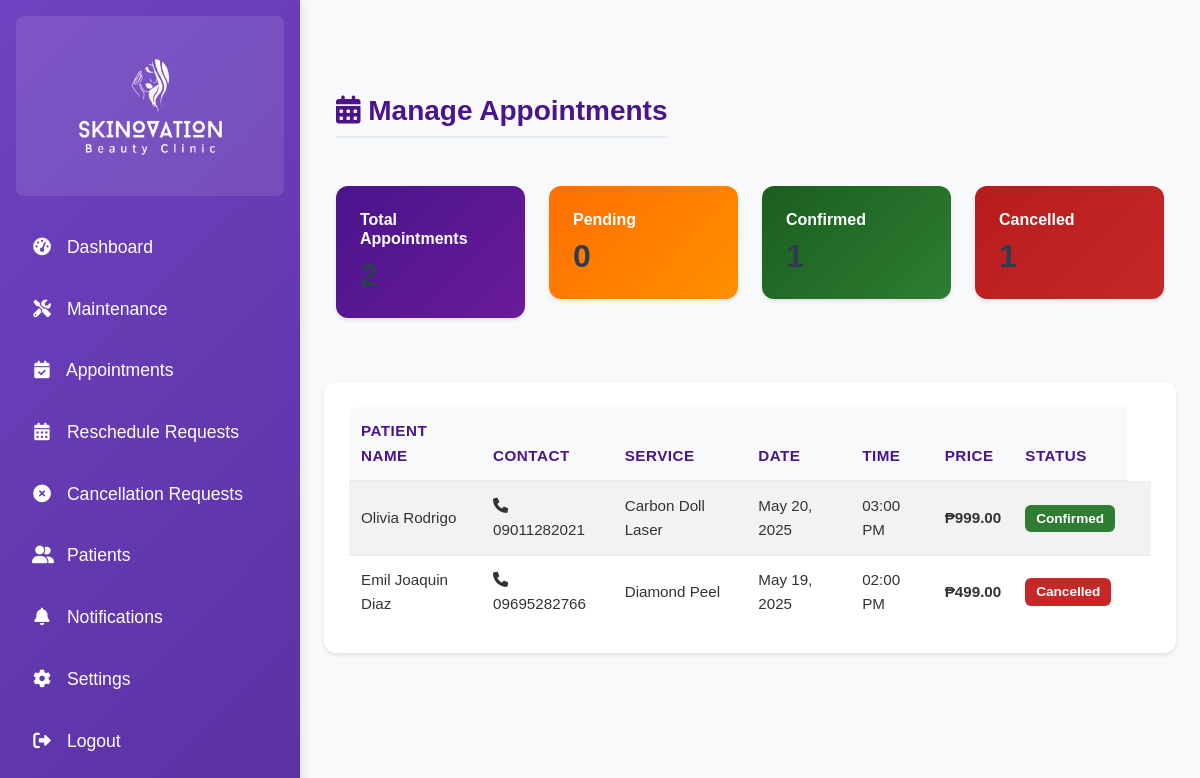
The app's page /admin/appointments.php (signed in) with its own data.
### tables this page shows
CREATE TABLE `appointments` (
  `appointment_id` int NOT NULL,
  `patient_id` int NOT NULL,
  `service_id` int NOT NULL,
  `attendant_id` int NOT NULL,
  `appointment_date` date NOT NULL,
  `appointment_time` time NOT NULL,
  `status` enum('pending','confirmed','completed','cancelled') DEFAULT 'pending',
  `created_at` datetime DEFAULT CURRENT_TIMESTAMP,
  `updated_at` datetime DEFAULT CURRENT_TIMESTAMP ON UPDATE CURRENT_TIMESTAMP
);

CREATE TABLE `patients` (
  `patient_id` int NOT NULL,
  `last_name` varchar(100) NOT NULL,
  `first_name` varchar(100) NOT NULL,
  `middle_name` varchar(255) DEFAULT NULL,
  `username` varchar(50) NOT NULL,
  `password` varchar(255) NOT NULL,
  `phone` varchar(20) NOT NULL,
  `created_at` datetime DEFAULT CURRENT_TIMESTAMP,
  `updated_at` datetime DEFAULT CURRENT_TIMESTAMP ON UPDATE CURRENT_TIMESTAMP,
  `archived` tinyint(1) DEFAULT '0'
);

CREATE TABLE `services` (
  `service_id` int NOT NULL,
  `service_name` varchar(100) NOT NULL,
  `description` text,
  `price` decimal(10,2) DEFAULT NULL,
  `duration` int NOT NULL COMMENT 'Duration in minutes',
  `category_id` int NOT NULL,
  `created_at` datetime DEFAULT CURRENT_TIMESTAMP,
  `updated_at` datetime DEFAULT CURRENT_TIMESTAMP ON UPDATE CURRENT_TIMESTAMP,
  `image` varchar(255) DEFAULT NULL
);

### config.php (called while the page is built, shortened)
<?php
if (defined('CONFIG_INCLUDED')) {
    return;
}
if (!function_exists('clean')) {
    function clean($string) {
        return htmlspecialchars($string, ENT_QUOTES, 'UTF-8');
    }
}

### admin/appointments.php (the view, shortened to what this page needs)
<?php
include '../config.php';
$query = "
    SELECT a.*, p.first_name, p.last_name, p.phone, s.service_name, s.price
    FROM appointments a
    JOIN patients p ON a.patient_id = p.patient_id
    JOIN services s ON a.service_id = s.service_id
    WHERE 1=1
";
$params = [];
$query .= " ORDER BY a.appointment_date DESC, a.appointment_time DESC";
$stmt = $conn->prepare($query);
$stmt->execute($params);
$appointments = $stmt->fetchAll(PDO::FETCH_ASSOC);
$total_appointments = count($appointments);
$pending_appointments = count(array_filter($appointments, function($a) { return $a['status'] === 'pending'; }));
$confirmed_appointments = count(array_filter($appointments, function($a) { return $a['status'] === 'confirmed'; }));
$cancelled_appointments = count(array_filter($appointments, function($a) { return $a['status'] === 'cancelled'; }));
?>
<!DOCTYPE html>
<html lang="en">
<head>
    <link href="https://cdn.jsdelivr.net/npm/bootstrap@5.3.0/dist/css/bootstrap.min.css" rel="stylesheet">
    <link href="https://cdnjs.cloudflare.com/ajax/libs/font-awesome/6.0.0-beta3/css/all.min.css" rel="stylesheet">
    <link href="../assets/css/admin.css" rel="stylesheet">
    <link href="../assets/css/style.css" rel="stylesheet">
</head>
<body>
<div class="d-flex">
    <?php include 'admin_sidebar.php'; ?>
    <div class="content p-4">
        <div class="container-fluid">
            <div class="d-flex justify-content-between align-items-center mb-4">
                <h1><i class="fas fa-calendar-alt"></i> Manage Appointments</h1>
            </div>
            <div class="row mb-4">
                <div class="col-md-3">
                    <div class="card bg-primary text-white">
                        <div class="card-body">
                            <h5 class="card-title">Total Appointments</h5>
                            <h2 class="mb-0"><?php echo $total_appointments; ?></h2>
                        </div>
                    </div>
                </div>
                <div class="col-md-3">
                    <div class="card bg-warning text-white">
                        <div class="card-body">
                            <h5 class="card-title">Pending</h5>
                            <h2 class="mb-0"><?php echo $pending_appointments; ?></h2>
                        </div>
                    </div>
                </div>
                <div class="col-md-3">
                    <div class="card bg-success text-white">
                        <div class="card-body">
                            <h5 class="card-title">Confirmed</h5>
                            <h2 class="mb-0"><?php echo $confirmed_appointments; ?></h2>
                        </div>
                    </div>
                </div>
                <div class="col-md-3">
                    <div class="card bg-danger text-white">
                        <div class="card-body">
                            <h5 class="card-title">Cancelled</h5>
                            <h2 class="mb-0"><?php echo $cancelled_appointments; ?></h2>
                        </div>
                    </div>
                </div>
            </div>
            </div>
            <div class="card">
                <div class="card-body">
                    <div class="table-responsive">
                        <table class="table table-striped table-hover">
                            <thead>
                                <tr>
                                    <th>Patient Name</th>
                                    <th>Contact</th>
                                    <th>Service</th>
                                    <th>Date</th>
                                    <th>Time</th>
                                    <th>Price</th>
                                    <th>Status</th>
                                </tr>
                            </thead>
                            <tbody>
                                <?php foreach ($appointments as $appointment): ?>
                                <tr>
                                    <td><?php echo clean($appointment['first_name'] . ' ' . $appointment['last_name']); ?></td>
                                    <td>
                                        <i class="fas fa-phone"></i> <?php echo clean($appointment['phone']); ?>
                                    </td>
                                    <td><?php echo clean($appointment['service_name']); ?></td>
                                    <td><?php echo date('M d, Y', strtotime($appointment['appointment_date'])); ?></td>
                                    <td><?php echo date('h:i A', strtotime($appointment['appointment_time'])); ?></td>
                                    <td>₱<?php echo number_format($appointment['price'], 2); ?></td>
                                    <td>
                                        <span class="badge bg-<?php
                                            echo $appointment['status'] === 'confirmed' ? 'success' :
                                                ($appointment['status'] === 'cancelled' ? 'danger' : 'warning');
                                        ?>">
                                            <?php echo ucfirst($appointment['status']); ?>
                                        </span>
                                    </td>
                                    <td>
                                    </td>
                                </tr>
                                <?php endforeach; ?>
                            </tbody>
                        </table>
                    </div>
                </div>
            </div>
        </div>
    </div>
</body>
</html>

### assets/css/admin.css (style rules this page uses)
body { font-family: 'Segoe UI', Tahoma, Geneva, Verdana, sans-serif; background-color: #f8f9fa; color: #2c3e50; line-height: 1.6; }
h1, h2, h3, h4, h5, h6 { color: #2c3e50; font-weight: 600; margin-bottom: 1.5rem; }
h1 { font-size: 2rem; border-bottom: 2px solid #e9ecef; padding-bottom: 0.5rem; }
.content { margin-left: 300px; padding: 2rem; min-height: 100vh; }
.card { border: none; border-radius: 12px; box-shadow: 0 0.5rem 1rem rgba(0, 0, 0, 0.08); margin-bottom: 2rem; background-color: #fff; transition: transform 0.2s ease; }
.card-title { margin-bottom: 0; font-size: 1.25rem; font-weight: 600; color: #2c3e50; }
.card-body { padding: 1.5rem; }
.table { background-color: #fff; border: 1px solid #e9ecef; border-radius: 8px; overflow: hidden; margin-bottom: 0; }
.table th { background-color: #f8f9fa; color: #2c3e50; text-align: left; font-weight: 600; border-top: none; padding: 1rem; font-size: 0.95rem; text-transform: uppercase; letter-spacing: 0.5px; }
.table td { text-align: left; vertical-align: middle; padding: 1rem; color: #495057; border-bottom: 1px solid #e9ecef; }
.badge { padding: 0.5em 0.75em; font-weight: 500; border-radius: 6px; }

### assets/css/style.css (style rules this page uses)
:root { --primary-color: #6f42c1; --secondary-color: #bb8fce; --dark-color: #2c003e; --light-color: #f4ecf7; }
body { font-family: 'Poppins', sans-serif; color: #333; line-height: 1.6; padding-top: 70px; }
.card-title { color: var(--primary-color); margin-bottom: 0.75rem; }
.bg-primary { background-color: var(--primary-color) !important; }

### admin/appointments.php (style rules this page uses)
body { background-image: url('https://cdn.vectorstock.com/i/500p/99/24/molecules-inside-bubbles-on-blue-background-water-vector-53889924.jpg'); background-size: cover; background-position: center; background-repeat: no-repeat; background-attachment: fixed; min-height: 100vh; }
.card { border: none; box-shadow: 0 2px 4px rgba(0, 0, 0, 0.1); margin-bottom: 1rem; }
.card-body { padding: 1.5rem; }
.card.bg-primary { background: linear-gradient(135deg, #4a148c 0%, #6a1b9a 100%) !important; }
.card.bg-warning { background: linear-gradient(135deg, #ff6f00 0%, #ff8f00 100%) !important; }
.card.bg-success { background: linear-gradient(135deg, #1b5e20 0%, #2e7d32 100%) !important; }
.card.bg-danger { background: linear-gradient(135deg, #b71c1c 0%, #c62828 100%) !important; }
.card-title { color: #ffffff !important; font-weight: 600; font-size: 1rem; margin-bottom: 0.5rem; }
.table { color: #333333; font-size: 0.95rem; }
.table thead th { background-color: #f8f9fa; color: #4a148c; font-weight: 600; border-bottom: 2px solid #e9ecef; padding: 12px; }
.table tbody td { vertical-align: middle; padding: 12px; color: #333333; }
.badge { padding: 0.5em 0.8em; font-weight: 500; font-size: 0.85rem; }
.badge.bg-success { background-color: #2e7d32 !important; color: #ffffff !important; }
.badge.bg-danger { background-color: #c62828 !important; color: #ffffff !important; }
h1 { color: #4a148c; font-weight: 600; font-size: 1.75rem; }
td:nth-child(6) { font-weight: 600; color:rgb(104, 24, 24); }

### admin/admin_sidebar.php (style rules this page uses)
.badge { background-color: #ff4081 !important; color: #ffffff !important; font-weight: 600; }

### records on screen
appointments: patient.last_name "Olivia Rodrigo", patient.phone "09011282021", service.service_name "Carbon Doll Laser", appointment_date "May 20, 2025", appointment_time "03:00 PM", service.price "999.00", status "Confirmed"
appointments: patient.last_name "Emil Joaquin Diaz", patient.phone "09695282766", service.service_name "Diamond Peel", appointment_date "May 19, 2025", appointment_time "02:00 PM", service.price "499.00", status "Cancelled"

### other values on screen
$pending_appointments "0"
$confirmed_appointments "1"
$cancelled_appointments "1"
